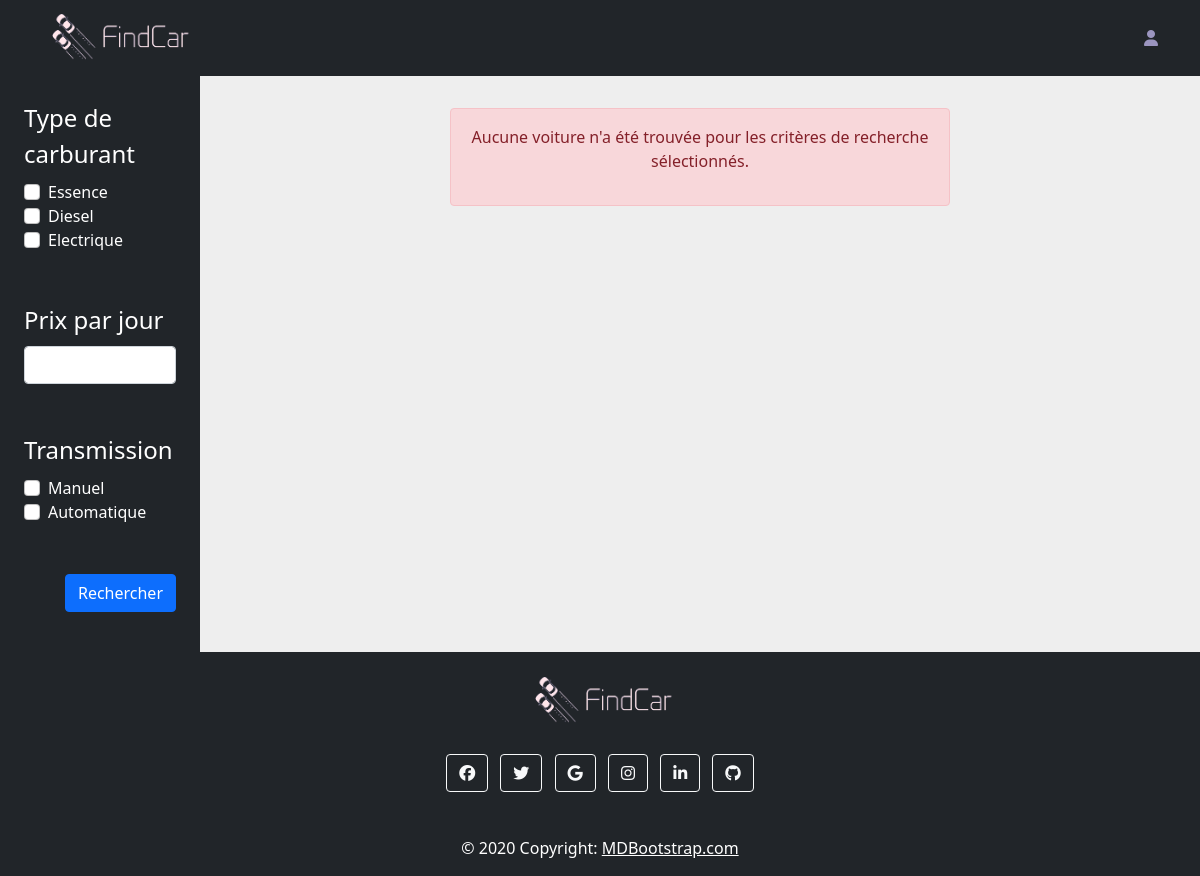
The app's page /vue/selection.php with its own data.
### tables this page shows
CREATE TABLE `Carburant` (
  `IdCarburant` int(11) NOT NULL,
  `typeCarburant` varchar(100) NOT NULL
);

CREATE TABLE `Transmission` (
  `IdTransmission` int(11) NOT NULL,
  `typeTransmission` text NOT NULL
);

### public/model/BDD.php (called while the page is built, shortened)
 <?php
function getConnexion()
{
    static $myDb = null;
    if ($myDb === null) {
        try {
            $myDb = new PDO("mysql:host=" . DB_HOST . ";dbname=" . DB_NAME . ";charset=utf8", DB_USER, DB_PASSWORD);
            $myDb->setAttribute(PDO::ATTR_ERRMODE, PDO::ERRMODE_EXCEPTION);
            $myDb->setAttribute(PDO::ATTR_EMULATE_PREPARES, false);
        } catch (PDOException $e) {
            die("Erreur :" . $e->getMessage());
        }
    }
    return $myDb;
}
function getCarburant()
{
    $myDb = getConnexion();
    $sql = $myDb->prepare("SELECT IdCarburant,typeCarburant FROM Carburant");
    $sql->execute();
    return $sql->fetchAll(PDO::FETCH_ASSOC);
}
function getTransmission()
{
    $myDb = getConnexion();
    $sql = $myDb->prepare("SELECT IdTransmission,typeTransmission FROM Transmission");
    $sql->execute();
    return $sql->fetchAll(PDO::FETCH_ASSOC);
}

### public/vue/selection.php (the view, shortened to what this page needs)
 <?php
require("../model/BDD.php");
require("./navbarFooter.php");
$arrayCarburant = getCarburant();
$arrayTransmission = getTransmission();
$rechercher = filter_input(INPUT_POST, 'apliquerFiltre', FILTER_SANITIZE_SPECIAL_CHARS);
if (isset($rechercher)) {
  $filtreCarburant = filter_input(INPUT_POST, 'carburant', FILTER_SANITIZE_SPECIAL_CHARS);
  $filtrePrixJour = filter_input(INPUT_POST, 'prixJour', FILTER_SANITIZE_SPECIAL_CHARS);
  $filtreTransmission = filter_input(INPUT_POST, 'transmission', FILTER_SANITIZE_SPECIAL_CHARS);
  if (!empty($filtreCarburant) || !empty($filtrePrixJour) || !empty($filtreTransmission)) {
    $localisation = filter_input(INPUT_POST, 'localisation', FILTER_SANITIZE_SPECIAL_CHARS);
    $arrayVehicule = filterPageSelection($localisation, $filtreCarburant, $filtrePrixJour, $filtreTransmission);
  }
} else {
  $arrayVehicule = $_SESSION['arrayVehicules'];
}
?>
<!DOCTYPE html>
<html lang="en">
<head>
  <link href="https://cdn.jsdelivr.net/npm/bootstrap@5.0.2/dist/css/bootstrap.min.css" rel="stylesheet">
  <link href="https://cdn.jsdelivr.net/npm/bootstrap@5.0.0-alpha3/dist/css/bootstrap.min.css" rel="stylesheet">
  <link rel="stylesheet" href="https://cdnjs.cloudflare.com/ajax/libs/bootstrap-datepicker/1.9.0/css/bootstrap-datepicker.min.css">
  <link rel="stylesheet" href="https://cdnjs.cloudflare.com/ajax/libs/font-awesome/4.7.0/css/font-awesome.min.css">
</head>
<body>
  <div class="container-fluid">
    <div class="row flex-nowrap">
      <div class="col-auto col-md-3 col-xl-2 px-sm-2 px-0 bg-dark">
        <div class="d-flex flex-column align-items-center align-items-sm-start px-3 pt-2 text-white min-vh-100">
          <form action="#" method="post">
            <legend class="mt-3">Type de carburant</legend>
            <div class="form-check">
              <?php foreach ($arrayCarburant as $carburant) { ?>
                <input class="form-check-input" name="carburant" type="checkbox" value="<?= $carburant['typeCarburant'] ?>" id="<?= $carburant['IdCarburant'] ?>"><?= $carburant['typeCarburant'] ?><br>
              <?php } ?>
            </div>
            <legend class="mt-5">Prix par jour</legend>
            <div class="form-group mt-3">
              <input class="form-control" type="number" name="prixJour" id="prixJour" min="0" max="300">
            </div>
            <legend class="mt-5">Transmission</legend>
            <div class="form-check">
              <?php foreach ($arrayTransmission as $transmission) { ?>
                <input class="form-check-input" name="transmission" type="checkbox" value="<?= $transmission['typeTransmission'] ?>" id="<?= $transmission['IdTransmission'] ?>"><?= $transmission['typeTransmission'] ?><br>
              <?php } ?>
            </div>
            <input type="submit" name="apliquerFiltre" id="apliquerFiltre" value="Rechercher" class="btn btn-primary mt-5 float-end">
          </form>
        </div>
      </div>
      <div class="col py-3" style="background-color: #eee;">
        <section style="padding-bottom:20%;">
          <?php if (empty($arrayVehicule)) { ?>
            <div class="row h-100 justify-content-center align-items-center">
              <div class="alert alert-danger w-50 mt-3 col-12 text-center" role="alert">
                <p> Aucune voiture n'a été trouvée pour les critères de recherche sélectionnés. </p>
              </div>
            </div>
            <?php
          } ?>
        </section>
      </div>
    </div>
  </div>
</body>
</html>

### public/vue/navbarFooter.php (style rules this page uses)
body { position: relative; min-height: 100vh; }

### records on screen
carburant: typeCarburant "Essence"
carburant: typeCarburant "Diesel"
carburant: typeCarburant "Electrique"
transmission: typeTransmission "Manuel"
transmission: typeTransmission "Automatique"
